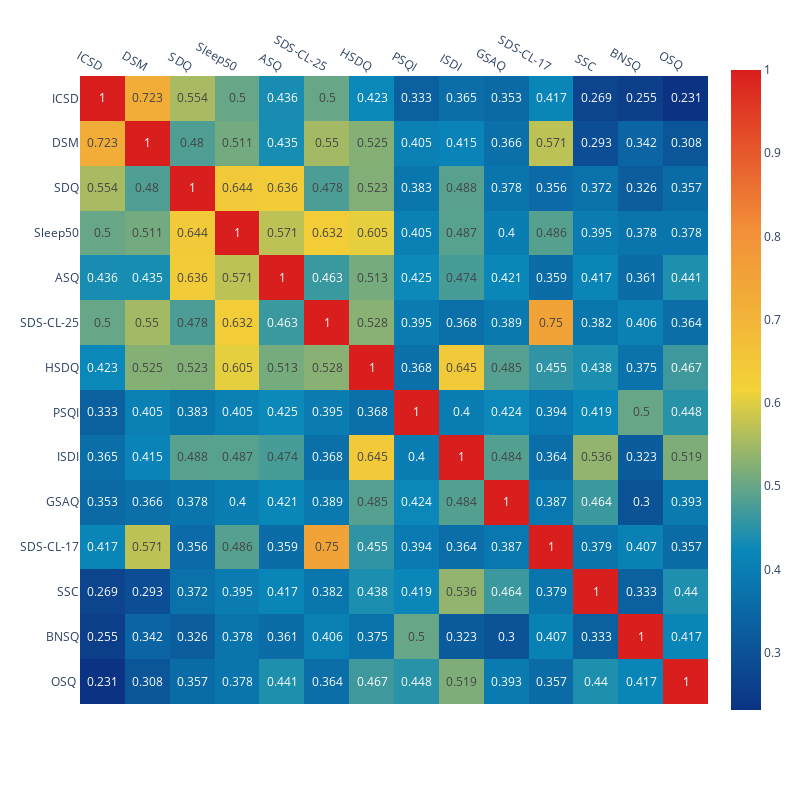

Here is the notebook cell this chart was saved with:
### Markdown cell above
Table 3 has been save in the online folder (📁 symbol on the left) under the name [table3_jaccard_pairs.xlsx](./table3_jaccard_pairs.xlsx). <br>You can change the name and the format of the file changing the name in the `jaccard_table.to_excel()` function. 
<br>⚠️ If you need it, save the excel file on your local computer : these online file will be deleted as soon as you quit this page!

### Code cell
###
# Plotting it as a heatmap
###
fig = px.imshow(pd.DataFrame(np.round(jaccard_table,3), # rounding values for the plot
                             index = jaccard_table.index,
                             columns= jaccard_table.columns),
                text_auto=True, # annotating values in the plot
                color_continuous_scale= 'Portland'# more color palettes available here : https://plotly.com/python/builtin-colorscales/
)
fig.update_xaxes(side="top")
fig.update_layout(
    autosize=False,
    width=800,
    height=800
    )
fig.write_image("figure5_heatmap_jaccard.pdf") # writting the figure into a file
fig.show() # showing figure

### Figure 1 — Plotly figure (JSON) as saved in the notebook; plotly's stock layout.template omitted (floating-point values rounded to 4 significant figures; data arrays with more than 128 entries replaced by an {"elided": "..."} marker saying what was removed)
{"data": [{"coloraxis": "coloraxis", "hovertemplate": "x: %{x}<br>y: %{y}<br>color: %{z}<extra></extra>", "name": "0", "texttemplate": "%{z}", "type": "heatmap", "x": ["ICSD", "DSM", "SDQ", "Sleep50", "ASQ", "SDS-CL-25", "HSDQ", "PSQI", "ISDI", "GSAQ", "SDS-CL-17", "SSC", "BNSQ", "OSQ "], "xaxis": "x", "y": ["ICSD", "DSM", "SDQ", "Sleep50", "ASQ", "SDS-CL-25", "HSDQ", "PSQI", "ISDI", "GSAQ", "SDS-CL-17", "SSC", "BNSQ", "OSQ "], "yaxis": "y", "z": {"elided": "14x14 float values"}}], "layout": {"autosize": false, "coloraxis": {"colorscale": [[0, "rgb(12,51,131)"], [0.25, "rgb(10,136,186)"], [0.5, "rgb(242,211,56)"], [0.75, "rgb(242,143,56)"], [1, "rgb(217,30,30)"]]}, "height": 800, "margin": {"t": 60}, "width": 800, "xaxis": {"anchor": "y", "constrain": "domain", "domain": [0, 1], "scaleanchor": "y", "side": "top"}, "yaxis": {"anchor": "x", "autorange": "reversed", "constrain": "domain", "domain": [0, 1]}}}
